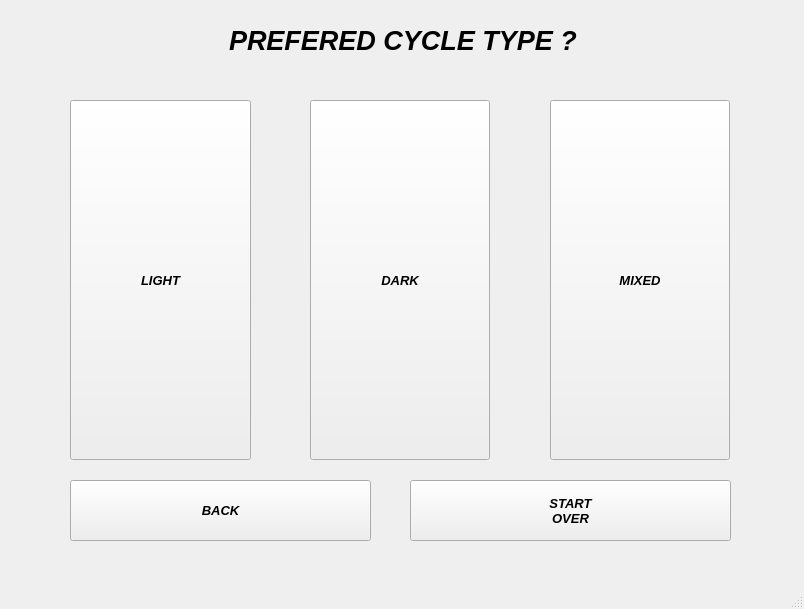
<?xml version="1.0" encoding="UTF-8"?>
<ui version="4.0">
 <class>MainWindow</class>
 <widget class="QMainWindow" name="MainWindow">
  <property name="geometry">
   <rect>
    <x>0</x>
    <y>0</y>
    <width>804</width>
    <height>609</height>
   </rect>
  </property>
  <property name="windowTitle">
   <string>MainWindow</string>
  </property>
  <widget class="QWidget" name="centralwidget">
   <widget class="QPushButton" name="pushButton">
    <property name="geometry">
     <rect>
      <x>70</x>
      <y>100</y>
      <width>181</width>
      <height>360</height>
     </rect>
    </property>
    <property name="font">
     <font>
      <family>Arial</family>
      <pointsize>10</pointsize>
      <weight>75</weight>
      <italic>true</italic>
      <bold>true</bold>
     </font>
    </property>
    <property name="text">
     <string>LIGHT</string>
    </property>
   </widget>
   <widget class="QPushButton" name="pushButton_2">
    <property name="geometry">
     <rect>
      <x>310</x>
      <y>100</y>
      <width>180</width>
      <height>360</height>
     </rect>
    </property>
    <property name="font">
     <font>
      <family>Arial</family>
      <pointsize>10</pointsize>
      <weight>75</weight>
      <italic>true</italic>
      <bold>true</bold>
     </font>
    </property>
    <property name="text">
     <string>DARK</string>
    </property>
   </widget>
   <widget class="QPushButton" name="pushButton_3">
    <property name="geometry">
     <rect>
      <x>550</x>
      <y>100</y>
      <width>180</width>
      <height>360</height>
     </rect>
    </property>
    <property name="font">
     <font>
      <family>Arial</family>
      <pointsize>10</pointsize>
      <weight>75</weight>
      <italic>true</italic>
      <bold>true</bold>
     </font>
    </property>
    <property name="text">
     <string>MIXED</string>
    </property>
   </widget>
   <widget class="QLabel" name="label">
    <property name="geometry">
     <rect>
      <x>229</x>
      <y>20</y>
      <width>351</width>
      <height>41</height>
     </rect>
    </property>
    <property name="font">
     <font>
      <family>Arial</family>
      <pointsize>20</pointsize>
      <weight>75</weight>
      <italic>true</italic>
      <bold>true</bold>
     </font>
    </property>
    <property name="text">
     <string>PREFERED CYCLE TYPE ?</string>
    </property>
   </widget>
   <widget class="QPushButton" name="pushButton_4">
    <property name="geometry">
     <rect>
      <x>70</x>
      <y>480</y>
      <width>301</width>
      <height>61</height>
     </rect>
    </property>
    <property name="font">
     <font>
      <family>Arial</family>
      <pointsize>10</pointsize>
      <weight>75</weight>
      <italic>true</italic>
      <bold>true</bold>
      <strikeout>false</strikeout>
     </font>
    </property>
    <property name="text">
     <string>BACK</string>
    </property>
   </widget>
   <widget class="QPushButton" name="pushButton_5">
    <property name="geometry">
     <rect>
      <x>410</x>
      <y>480</y>
      <width>321</width>
      <height>61</height>
     </rect>
    </property>
    <property name="font">
     <font>
      <family>Arial</family>
      <pointsize>10</pointsize>
      <weight>75</weight>
      <italic>true</italic>
      <bold>true</bold>
      <strikeout>false</strikeout>
     </font>
    </property>
    <property name="text">
     <string>START
OVER</string>
    </property>
   </widget>
  </widget>
  <widget class="QMenuBar" name="menubar">
   <property name="geometry">
    <rect>
     <x>0</x>
     <y>0</y>
     <width>804</width>
     <height>21</height>
    </rect>
   </property>
  </widget>
  <widget class="QStatusBar" name="statusbar"/>
 </widget>
 <resources/>
 <connections/>
</ui>
